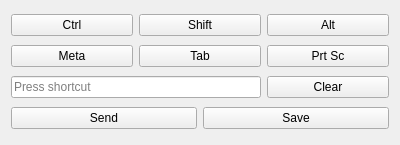
<?xml version="1.0" encoding="UTF-8"?>
<ui version="4.0">
 <class>CustomKeyDialog</class>
 <widget class="QDialog" name="CustomKeyDialog">
  <property name="windowModality">
   <enum>Qt::WindowModality::NonModal</enum>
  </property>
  <property name="geometry">
   <rect>
    <x>0</x>
    <y>0</y>
    <width>400</width>
    <height>145</height>
   </rect>
  </property>
  <property name="minimumSize">
   <size>
    <width>400</width>
    <height>145</height>
   </size>
  </property>
  <property name="maximumSize">
   <size>
    <width>400</width>
    <height>145</height>
   </size>
  </property>
  <property name="windowTitle">
   <string>Custom Key</string>
  </property>
  <layout class="QGridLayout" name="gridLayout">
   <item row="0" column="0">
    <widget class="QPushButton" name="push_button_ctrl">
     <property name="focusPolicy">
      <enum>Qt::FocusPolicy::NoFocus</enum>
     </property>
     <property name="text">
      <string>Ctrl</string>
     </property>
     <property name="checkable">
      <bool>true</bool>
     </property>
     <property name="checked">
      <bool>false</bool>
     </property>
     <property name="autoDefault">
      <bool>false</bool>
     </property>
     <property name="default">
      <bool>false</bool>
     </property>
     <property name="flat">
      <bool>false</bool>
     </property>
    </widget>
   </item>
   <item row="0" column="1">
    <widget class="QPushButton" name="push_button_shift">
     <property name="focusPolicy">
      <enum>Qt::FocusPolicy::NoFocus</enum>
     </property>
     <property name="text">
      <string>Shift</string>
     </property>
     <property name="checkable">
      <bool>true</bool>
     </property>
     <property name="autoDefault">
      <bool>false</bool>
     </property>
    </widget>
   </item>
   <item row="1" column="0">
    <widget class="QPushButton" name="push_button_meta">
     <property name="focusPolicy">
      <enum>Qt::FocusPolicy::NoFocus</enum>
     </property>
     <property name="text">
      <string>Meta</string>
     </property>
     <property name="checkable">
      <bool>true</bool>
     </property>
     <property name="autoDefault">
      <bool>false</bool>
     </property>
    </widget>
   </item>
   <item row="1" column="1">
    <widget class="QPushButton" name="push_button_tab">
     <property name="focusPolicy">
      <enum>Qt::FocusPolicy::NoFocus</enum>
     </property>
     <property name="text">
      <string>Tab</string>
     </property>
     <property name="checkable">
      <bool>true</bool>
     </property>
     <property name="autoDefault">
      <bool>false</bool>
     </property>
    </widget>
   </item>
   <item row="1" column="2">
    <widget class="QPushButton" name="push_button_prtsc">
     <property name="focusPolicy">
      <enum>Qt::FocusPolicy::NoFocus</enum>
     </property>
     <property name="text">
      <string>Prt Sc</string>
     </property>
     <property name="checkable">
      <bool>true</bool>
     </property>
     <property name="checked">
      <bool>false</bool>
     </property>
     <property name="autoDefault">
      <bool>false</bool>
     </property>
    </widget>
   </item>
   <item row="2" column="0" colspan="2">
    <widget class="QKeySequenceEdit" name="key_sequence_edit"/>
   </item>
   <item row="0" column="2">
    <widget class="QPushButton" name="push_button_alt">
     <property name="focusPolicy">
      <enum>Qt::FocusPolicy::NoFocus</enum>
     </property>
     <property name="text">
      <string>Alt</string>
     </property>
     <property name="checkable">
      <bool>true</bool>
     </property>
     <property name="autoDefault">
      <bool>false</bool>
     </property>
    </widget>
   </item>
   <item row="2" column="2">
    <widget class="QPushButton" name="push_button_clear">
     <property name="focusPolicy">
      <enum>Qt::FocusPolicy::NoFocus</enum>
     </property>
     <property name="toolTip">
      <string>Clear Selection</string>
     </property>
     <property name="text">
      <string>Clear</string>
     </property>
    </widget>
   </item>
   <item row="3" column="0" colspan="3">
    <layout class="QHBoxLayout" name="horizontalLayout_2">
     <item>
      <widget class="QPushButton" name="push_button_send">
       <property name="focusPolicy">
        <enum>Qt::FocusPolicy::NoFocus</enum>
       </property>
       <property name="text">
        <string>Send</string>
       </property>
      </widget>
     </item>
     <item>
      <widget class="QPushButton" name="push_button_save">
       <property name="focusPolicy">
        <enum>Qt::FocusPolicy::NoFocus</enum>
       </property>
       <property name="text">
        <string>Save</string>
       </property>
      </widget>
     </item>
    </layout>
   </item>
  </layout>
 </widget>
 <tabstops>
  <tabstop>push_button_ctrl</tabstop>
  <tabstop>push_button_shift</tabstop>
  <tabstop>key_sequence_edit</tabstop>
 </tabstops>
 <resources/>
 <connections/>
</ui>
